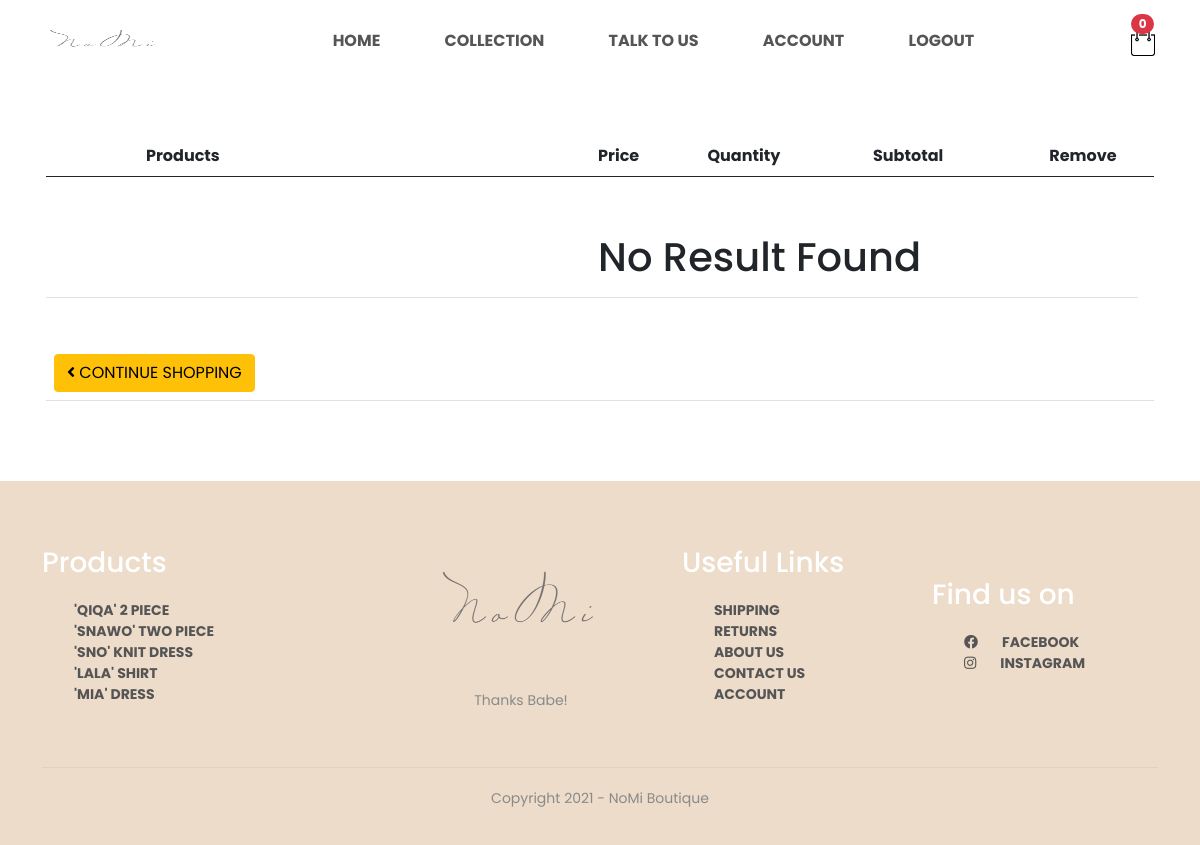
The page /cart/ (signed in) on the database its author committed.
### ECOMMERCE/models/products.py (models this page shows, shortened)
class Product(models.Model):
    product_name = models.CharField(max_length=50,null=False)
    desc = models.CharField(max_length=400)
    categoryID = models.ForeignKey(Category,on_delete=models.CASCADE)
    price = models.IntegerField()
    discount = models.IntegerField()
    sale = models.BooleanField(default=False)
    ranking = models.IntegerField()

### ECOMMERCE/models/social_media_links.py (models this page shows, shortened)
class Social_links(models.Model):
    facebook = models.URLField(max_length=400, null=False)
    whatsapp = models.URLField(max_length=400, null=False)
    github = models.URLField(max_length=400, null=False)
    instagram = models.URLField(max_length=400, null=False)

### ECOMMERCE/views/cart.py (the view, shortened to what this page needs)
# urls.py: path('cart/', views.cart, name='cart'),
def cart(request):
    if not request.user.is_authenticated:
        return redirect('login')
    client = razorpay.Client(auth=(KEY_ID, KEY_SECRET))
    delete = request.GET.get('delete')
    total_bill = request.GET.get('bill')
    cart=request.session.get('cart')
    return render(request, 'ECOMMERCE/cart.html')

### ECOMMERCE/templatetags/products_tags.py (called while the page is built)
@register.filter
def footer_products(p):
    footer_items = Product.objects.filter(ranking=5)[:5]
    return footer_items

@register.filter
def social_links(p):
    links = Social_links.objects.all()
    return links

### ECOMMERCE/templates/ECOMMERCE/cart.html (shortened to what this page needs)
{% extends 'ECOMMERCE/base.html' %}
{% load static %}
{% load products_tags %}
{% block links %}
<link href="https://cdn.jsdelivr.net/npm/bootstrap@5.0.1/dist/css/bootstrap.min.css" rel="stylesheet"
>
<link rel="stylesheet" href="{% static 'ECOMMERCE/index.css' %}">
<link rel="stylesheet" href="{% static 'ECOMMERCE/checkout.css' %}">
<link rel="stylesheet" href="https://pro.fontawesome.com/releases/v5.10.0/css/all.css"
/>
{% endblock links %}
{% block content %}
<div class="mt-5"><p>.</p></div>
<div class="container checkout mt-5 p-3 rounded cart">
    <table id="cart" class="table table-hover table-condensed">
        <thead>
            <tr>
                <th style="width:50%; padding-left:100px;">Products</th>
                <th style="width:10%">Price</th>
                <th style="width:8%">Quantity</th>
                <th style="width:22%" class="text-center">Subtotal</th>
                <th style="width:22%" class="text-center">Remove</th>
                <th style="width:10%"></th>
            </tr>
        </thead>
        <tbody>
        {% if request.session.cart %}
            {% for product in products %}
            <tr>
                <td data-th="Product">
                    <div class="row">
                        {% for image in product.id|product_pics1 %}
                        <a href="{% url 'each_product' product.id %}"><div class="col-sm-2 hidden-xs"><img src="{{ image.pic.url }}" width="70px"  alt="..." class="img-responsive"/></div></a>
                        {% endfor %}
                        <div class="col">
                            <h6 class="nomargin">{{ product.product_name }}</h6>
                        </div>
                    </div>
                </td>
                <td data-th="Price">{% cal_discount product.price product.discount as value %}{{ value|rupees }}</td>
                <td data-th="Quantity">
                    <p class="d-block text-center">{% quantity_func request.session.cart product.id as quantity %}{{ quantity }}</p>
                </td>
                <td data-th="Subtotal" class="text-center">{% subtotal_func value quantity as subtotal %}{{ subtotal|rupees }}</td>
                <td class="actions" data-th="">
                    <a class="btn btn-danger btn-sm" href=".?delete={{ product.id }}" style="padding-left:50px;padding-right:50px;"><i class="fas fa-trash"></i></a>
                </td>
            </tr>
            {% endfor %}
        </tbody>
        <tfoot>
            <tr>
                <td><a href="{% url 'products' %}" class="btn btn-warning mt-5"><i class="fa fa-angle-left"></i> Continue Shopping</a></td>
                <td colspan="2" class="hidden-xs"></td>
                <td class="hidden-xs text-center">Total: &nbsp;<strong class="mt-5"><u>{% total request as total_bill %}{{ total_bill|rupees }}</u></strong></td>
                <td colspan="2"><a {% if request.user.is_authenticated %} href=".?bill={{ total_bill }}"{% else %} href="{% url 'login' 1 %}" {% endif %} class="btn btn-success mt-5">Checkout <i class="fa fa-angle-right"></i></a></td>
            </tr>
        {% else %}
            <tr>
                <td colspan="1" class="hidden-xs"></td>
                <td  colspan="4"><h1 class="mt-5">No Result Found</h1></td>
            </tr>
            <tr>
                <td><a href="{% url 'products' %}" class="btn btn-warning mt-5"><i class="fa fa-angle-left"></i> Continue Shopping</a></td>
                <td colspan="5" class="hidden-xs"></td>
            </tr>
        {% endif %}
    </table>
</div>
{% endblock content %}

### ECOMMERCE/templates/ECOMMERCE/footer.html
{% load static %}
{% load products_tags %}
{% load products_tags %}
<div class="footer mt-5">
  <div class="container">
      <div class="row">
          <div class="footer-col-1">
              <h3>Products</h3>
              <ul>
                  {% for fp in p|footer_products %}
                <a href="{% url 'each_product' fp.id %}"><li>{{ fp.product_name }}</li></a>
                  {% endfor %}
            </ul>
          </div>
          <div class="footer-col-2">
              <img src="{% static 'ECOMMERCE/images/dqstore.png' %}">
              <p>Thanks Babe!</p>
          </div>
          <div class="footer-col-3">
              <h3>Useful Links</h3>
              <ul>
                <a href="{% url 'home' %}"><li>Shipping<li></a>
                <a href="{% url 'products' %}"><li>Returns</li></a>
                <a href="#"><li>About Us</li></a>
                <a href="{% url 'contactus' %}"><li>Contact US</li></a>
                <a href="{% url 'registration' %}"><li>Account</li></a>
              </ul>
          </div>
          <div class="footer-col-4">
              <h3>Find us on</h3>
              <ul>
                  {% for link in p|social_links %}
                  <a href="{{ link.facebook }}"><li><i class="fab fa-facebook pe-4"></i>Facebook</li></a>
                  <a href="{{ link.instagram }}"><li><li><i class="fab fa-instagram pe-4"></i>Instagram</li></a>
                  {% endfor %}
              </ul>
          </div>
      </div>
      <hr>
      <p class="copyright"> Copyright 2021 - NoMi Boutique</p>
  </div>
</div>

### ECOMMERCE/static/ECOMMERCE/index.css (style rules this page uses)
* { margin: 0; padding: 0; box-sizing: border-box; }
body { font-family: "Poppins", sans-serif; }
:root { --text-color: #555; --text-color-2: #8a8a8a; --highlight-color: #d0a98f; --dark-highlight-color: #563434; --bg-color: #ffd6d6; }
a { text-decoration: none; color: var(--text-color); font-weight: bold; text-transform: uppercase; }
.row { display: flex; align-items: center; flex-wrap: wrap; justify-content: space-around; }
.footer { background: #ecdcc9; color: var(--text-color-2); font-size: 14px; padding: 60px 0 20px; }
.footer p { color: var(--text-color-2); }
.footer h3 { color: #fff; margin-bottom: 20px; }
.footer-col-1, .footer-col-2, .footer-col-3, .footer-col-4 { min-width: 250px; margin-bottom: 20px; }
.footer-col-1 { flex-basis: 30%; }
.footer-col-2 { flex: 1; text-align: center; }
.footer-col-2 img { width: 180px; margin-bottom: 20px; }
.footer-col-3, .footer-col-4 { flex-basis: 12%; }
ul { list-style-type: none; }
.footer hr { border: none; background: #b5b5b5; height: 1px; margin: 20px 0; }
.copyright { text-align: center; }

### ECOMMERCE/static/ECOMMERCE/checkout.css (style rules this page uses)
.table>tbody>tr>td, .table>tfoot>tr>td { vertical-align: middle; }

### ECOMMERCE/templates/ECOMMERCE/navbar.html (style rules this page uses)
.cart { top: -12px; left: 3px; }

### rows shown on the page
Product: product_name "'QIQA' 2 PIECE"
Product: product_name "'SNAWO' TWO PIECE"
Product: product_name "'SNO' KNIT DRESS"
Product: product_name "'LALA' SHIRT"
Product: product_name "'MIA' DRESS"

### other values the page prints
{{ request.session.cart|length }} "0"
